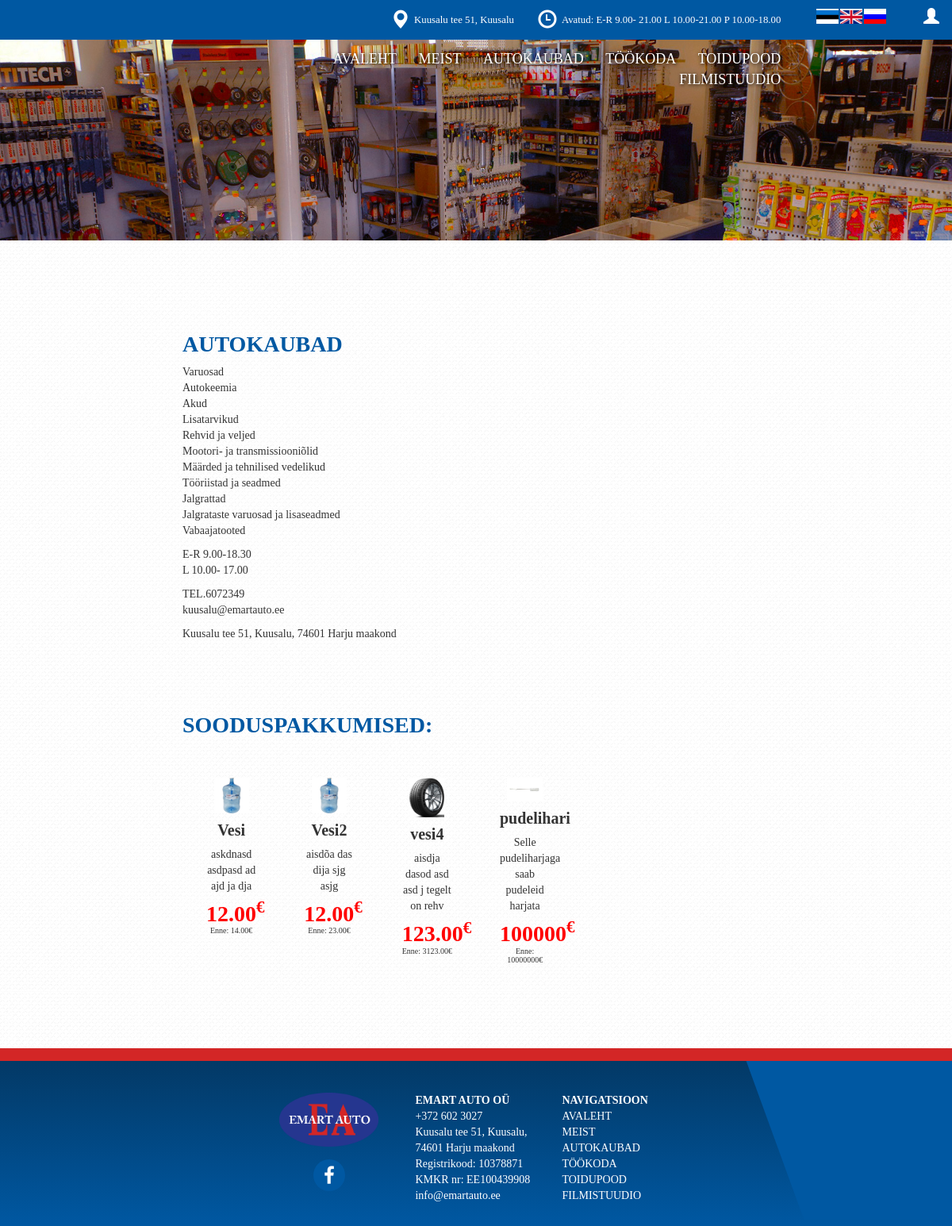
Page /browser/ on the committed database.
### navbar/models.py (models this page shows, shortened)
class contact(models.Model):
	name = models.CharField(max_length=30, unique=True)
	phone = models.CharField(max_length=15, unique=True)
	email = models.CharField(max_length=50, unique=True)
	address = models.CharField(max_length=50, unique=True)
	gmaps_x = models.CharField(max_length=10, unique=True)
	gmaps_y = models.CharField(max_length=10, unique=True)
	gmaps_zoom = models.CharField(max_length=2, unique=True)
	gmaps_API = models.CharField(max_length=64, unique=True)
	open_hours = models.CharField(max_length=64, unique=True, blank=True)
	footer_info = models.TextField(blank=True)

class navbar_lang(models.Model):
	lang = models.CharField(max_length=3, unique=True)
	index = models.CharField(max_length=15, blank=True)
	about = models.CharField(max_length=15, blank=True)
	browser = models.CharField(max_length=15, blank=True)
	food_store = models.CharField(max_length=15, blank=True)
	film_studio = models.CharField(max_length=15, blank=True)
	repair = models.CharField(max_length=15, blank=True)
	navigation = models.CharField(max_length=15, blank=True)
	open_hours = models.CharField(max_length=15, blank=True)

class langs(models.Model):
	lang = models.CharField(max_length=3, unique=True)
	flag = models.ImageField()

class social_media(models.Model):
	url = models.CharField(max_length=999, blank=True)
	icon = models.CharField(max_length=20, blank=True)

### browser/models.py (models this page shows, shortened)
class browser_lang(models.Model):
	lang = models.CharField(max_length=3, unique=True)
	header = models.CharField(max_length=999, blank=True)
	text = models.TextField( blank=True)
	h1 = models.CharField(max_length=999, blank=True)
	bg_img = models.ImageField(blank=True)
	saadavausPoes = models.CharField(max_length=999, blank=True)
	vanaHind = models.CharField(max_length=999, blank=True)
	uusHind = models.CharField(max_length=999, blank=True)
	kaibeMaks = models.CharField(max_length=999, blank=True)
	enne = models.CharField(max_length=999, blank=True)

class toode(models.Model):
	lang = models.CharField(max_length=3)
	name = models.CharField(max_length=999, blank=True)
	price = models.CharField(max_length=9, blank=True)
	prevprice = models.CharField(max_length=9, blank=True)
	description = models.TextField(blank=True)
	esilehele = models.CharField('esilehele y/n', max_length=1, default='n')
	img = models.ImageField(blank=True)

### browser/views.py (the view)
# urls.py: url(r'^browser/', include('browser.urls')),
def browser(request):
	if 'lang' not in request.session:
		request.session['lang'] = 'est'
	flags = []
	for item in langs.objects.all():
		flags.append(item)
	if bool(request.POST) == True:
		if request.POST['submit-btn'] == 'lang':
			request.session['lang'] = request.POST['langselect']
			return HttpResponseRedirect('/browser') #INDEX\i puhul '/'
	ad2 = []
	for nr in range(len(ad.objects.all())):
		ad2.append(nr)
	return render(request, 'browser.html', context={
		'contact':contact.objects.all()[0],
		'navbar_lang':navbar_lang.objects.get(lang=request.session['lang']),
		'flags':flags,
		'tooted': toode.objects.filter(lang=request.session['lang']),
		'lang': browser_lang.objects.get(lang=request.session['lang']),
		'ads':ad.objects.all(),
		'ads2':ad2,
		'social_media':social_media.objects.all()
		})

### templates/browser.html (shortened to what this page needs)
{% load staticfiles %}
<!DOCTYPE html>
<html lang="en">
<head>
	<link rel="stylesheet" type="text/css" href="{% static 'browser.css' %}">
</head>
<body style="background-image: url('{% static 'BG.jpg' %}');">
{% include "navbar/navbar.html" %}
<div class="col-xs-12 browser-bg"><img src="{{ lang.bg_img.url }}"></div>
<div class="col-xs-12 col-lg-2"></div>
<div class="col-xs-12 col-lg-8 discounts">
	<div class="col-xs-12 discounts__header">
		<h3>{{ lang.header }}</h3>
		<p>{{ lang.text|linebreaks }}</p>
		<br><br><br>
		<h3>{{ lang.h1 }}</h3>
	</div>
	<div class="col-xs-12 discounts__items">
		{% for toode in tooted %}
		<div class="col-xs-12 col-lg-2 discounts__items__item">
			<div class="col-xs-12 discounts__items__item__img">
				<img src="{{ toode.img.url }}">
			</div>
			<div class="col-xs-12 discounts__items__item__info">
				<h4>{{ toode.name }}</h4>
				<p>{{ toode.description }}</p>
				<h5>{{ toode.price }}<sup>€</sup></h5>
				<h6>{{ lang.enne }}: {{ toode.prevprice }}€</h6>
			</div>
		</div>
		{% endfor %}
	</div>
</div>
<div class="col-xs-12 col-lg-2"></div>
{% include "navbar/footer.html" %}
</body>
</html>

### templates/navbar/navbar.html (shortened to what this page needs)
{% load staticfiles %}
<link rel="stylesheet" href="https://maxcdn.bootstrapcdn.com/bootstrap/3.3.7/css/bootstrap.min.css">
<link rel="stylesheet" href="https://maxcdn.bootstrapcdn.com/bootstrap/3.3.7/css/bootstrap-theme.min.css">
<link rel="stylesheet" type="text/css" href="{% static 'all.css' %}">
<link rel="stylesheet" href="https://cdnjs.cloudflare.com/ajax/libs/font-awesome/4.7.0/css/font-awesome.min.css">
<a href="/login"><span class="glyphicon glyphicon-user" aria-hidden="true"></span></a>
	<div class="navbar navbar-desktop">
		<div class="col-xs-10 navbar-desktop__info">
			<h3>
				<span class="glyphicon glyphicon-map-marker" aria-hidden="true"></span>
				<sup>{{ contact.address }}</sup>
				<span class="glyphicon glyphicon-time" aria-hidden="true"></span>
				<sup>{{ navbar_lang.open_hours }}: {{ contact.open_hours }}</sup>
			</h3>
		</div>
		<div class="col-xs-2 navbar-desktop__langs">
			{% for flag in flags %}
			<div class="col-xs-2 navbar-desktop__langs__item">
				<form method="POST"> {% csrf_token %}
					<button type="submit" name="submit-btn" value="lang">
						<img src="{{ flag.flag.url }}">
					</button>
				</form>
			</div>
			{% endfor %}
		</div>
		<div class="col-xs-3"></div>
		<div class="col-xs-7 navbar-desktop__nav">
			<a href="/">{{ navbar_lang.index }}</a>
			<a href="/meist">{{ navbar_lang.about }}</a>
			<a href="/browser">{{ navbar_lang.browser }}</a>
			<a href="/repair">{{ navbar_lang.repair }}</a>
			<a href="/foodstore">{{ navbar_lang.food_store }}</a>
			<a href="/filmstudio">{{ navbar_lang.film_studio }}</a>
		</div>
		<div class="col-xs-2"></div>
	</div>
	<div class="col-xs-12 navbar-spacer"></div>

### templates/navbar/footer.html (shortened to what this page needs)
{% load staticfiles %}
<div class="col-xs-12 footer footer-desktop">
	<div class="col-xs-12 footer__top"></div>
	<div class="col-xs-12 footer__content">
		<div class="col-xs-12 col-lg-9 footer__content__info">
			<div class="col-xs-12 col-lg-4"></div>
			<div class="col-xs-12 col-lg-8">
				<div class="col-xs-12 col-lg-4">
					<div class="col-xs-12 footer__content__info__img">
						<img src="{% static 'Emart_Auto-logo.png' %}">
					</div>
					<div class="col-xs-12 footer__content__info__socialmedia">
						{% for media in social_media %}
						<a target="_blank" href="{{ media.url }}" class="fa fa-{{ media.icon }}"></a>
						{% endfor %}
					</div>
				</div>
				<div class="col-xs-12 col-lg-4 footer__content__info__text">
					<p>
						<b>{{ contact.name }}</b><br>
						{{ contact.footer_info|linebreaks }}
					</p>
				</div>
				<div class="col-xs-12 col-lg-4 footer__content__info__text">
					<p>
						<b>{{ navbar_lang.navigation }}</b><br>
						<a href="/">{{ navbar_lang.index }}</a><br>
						<a href="/meist">{{ navbar_lang.about }}</a><br>
						<a href="/browser">{{ navbar_lang.browser }}</a><br>
						<a href="/repair">{{ navbar_lang.repair }}</a><br>
						<a href="/foodstore">{{ navbar_lang.food_store }}</a><br>
						<a href="/filmstudio">{{ navbar_lang.film_studio }}</a><br>
					</p>
				</div>
			</div>
		</div>
		<div class="col-xs-12 col-lg-3 footer__content__shape">
			<div class="footer__content__shape__parallelogram"></div>
		</div>
	</div>
</div>

### static/browser.css (style rules this page uses)
.browser-bg { margin: 0 0 0 0; padding: 0 0 0 0 !important; }
.browser-bg img { width: 100vw; }
.discounts { margin-top: 12vh; }
.discounts__header h3 { color: #0058a2; font-size: 3.5vh; font-weight: bold; }
.discounts__header p { font-size: 1.75vh; }
.discounts__items__item__img img { display: block; width: 70%; margin-left: auto; margin-right: auto; }
.discounts__items { margin-top: 5vh; }
.discounts__items__item__info { text-align: center; }
.discounts__items__item__info h4 { font-size: 2.5vh; font-weight: bold; }
.discounts__items__item__info p { font-size: 1.75vh; }
.discounts__items__item__info h5 { font-size: 3.5vh; color: red; font-weight: bold; margin-bottom: 0; }
.discounts__items__item__info h6 { font-size: 1.25vh; margin-top: 0; }

### static/all.css (style rules this page uses)
html { overflow-x: hidden; }
body { font-family: ProximaNova; font-weight: 250; overflow-x: hidden; width: 100vw; }
.navbar { background-color: #0058a2; margin: 0 0 0 0; position: fixed; color: white; z-index: 9999; }
.navbar-spacer { height: 4.5vh; }
.glyphicon-user { position: fixed; top: 1.25vh; right: 2vh; font-size: 2.5vh; z-index: 9999999; color: white; cursor: pointer; }
.navbar-desktop { height: 4vh; width: 100vw; border-radius: 0 0 0 0; }
.navbar-desktop__info { text-align: right; }
.navbar-desktop__info h3 { margin-top: 1.25vh; margin-bottom: 0.75vh; }
.navbar-desktop__info h3 sup { font-size: 1.6vh; }
.navbar-desktop__info h3 span { font-size: 3vh; padding-left: 3vh; }
.navbar-desktop__nav { text-align: right; padding-top: 2vh; }
.navbar-desktop__nav a { color: white; text-decoration: none; font-size: 2.25vh; margin-left: 3vh; text-shadow: 1px 1px 5px rgba(0,0,0,0.6), 1px 1px 5px rgba(0,0,0,0.6); }
.navbar-desktop__langs__item { margin-top: 1.25vh; }
.navbar-desktop__langs__item img { width: 3.5vh; height: 2.1vh; margin-top: -1px; }
.navbar-desktop__langs__item button { display: inline-block; padding: 0 0 0 0; border: none; width: 3.4vh; height: 2vh; border: none; }
.footer { margin-top: 12vh !important; padding-bottom: 3vh !important; height: 28vh; padding: 0 0 0 0; margin: 0 0 0 0; background: #033762; background: -moz-linear-gradient(top, #033762 1%, #0058a2 100%); background: -webkit-linear-gradient(top, #033762 1%,#0058a2 100%); background: linear-gradient(to bottom, #033762 1%,#0058a2 100%); filter: progid:DXImageTransform.Microsoft.gradient( startColorstr='#033762', endColorstr='#0058a2',GradientType=0 ); }
.footer__top { background-color: #d32626; width: 100vw; height: 2vh; padding: 0 0 0 0; margin: 0 0 0 0; }
.footer__content__info, .footer__content__shape { padding: 0 0 0 0; }
.footer__content__info { padding-top: 5vh; }
.footer__content__info__img img { width: 100%; }
.footer__content__info__socialmedia { text-align: center; margin-top: 2vh; }
.footer__content__info__socialmedia a { width: 5vh; height: 5vh; font-size: 3vh; background-color: #0058a2; padding: 1vh 1vh 1vh 1vh; border-radius: 5vh 5vh 5vh 5vh; color: white; }
.footer__content__info__text { text-align: left; padding-left: 2vh; color: white; }
.footer__content__info__text p { font-size: 1.75vh; margin-bottom: 0; }
.footer__content__info__text p a { color: white; }
.footer__content__shape__parallelogram { width: 100vw; height: 25vh; transform: skew(20deg); background: #0058a2; margin-left: 7vw; padding: 0 0 0 0; }

### rows in the picture
contact: address "Kuusalu tee 51, Kuusalu", open_hours "E-R 9.00- 21.00 L 10.00-21.00 P 10.00-18.00", name "EMART AUTO OÜ", footer_info "+372 602 3027 Kuusalu tee 51, Kuusalu, 74601 Harju maakond Registrikood: 10378871 KMKR nr: EE100439908 info@emartauto.ee"
navbar_lang: open_hours "Avatud", index "AVALEHT", about "MEIST", browser "AUTOKAUBAD", repair "TÖÖKODA", food_store "TOIDUPOOD", film_studio "FILMISTUUDIO", navigation "NAVIGATSIOON"
langs: flag (picture)
langs: flag (picture)
langs: flag (picture)
browser_lang: bg_img (picture), header "AUTOKAUBAD", text "Varuosad Autokeemia Akud Lisatarvikud Rehvid ja veljed Mootori- ja transmissiooniõlid Määrded ja tehnilised vedelikud Tööriistad ja seadmed Jalgrattad Jalgrataste varuosad ja lisaseadmed Vabaajatooted E-R 9.00-18.30 L 10.00- 17.00 TEL.6072349 kuusalu@emartauto.ee Kuusalu tee 51, Kuusalu, 74601 Harju maakond", h1 "SOODUSPAKKUMISED:", enne "Enne"
toode: img (picture), name "Vesi", description "askdnasd asdpasd ad ajd ja dja", price "12.00", prevprice "14.00"
toode: img (picture), name "Vesi2", description "aisdõa das dija sjg asjg", price "12.00", prevprice "23.00"
toode: img (picture), name "vesi4", description "aisdja dasod asd asd j tegelt on rehv", price "123.00", prevprice "3123.00"
toode: img (picture), name "pudelihari", description "Selle pudeliharjaga saab pudeleid harjata", price "100000", prevprice "10000000"
